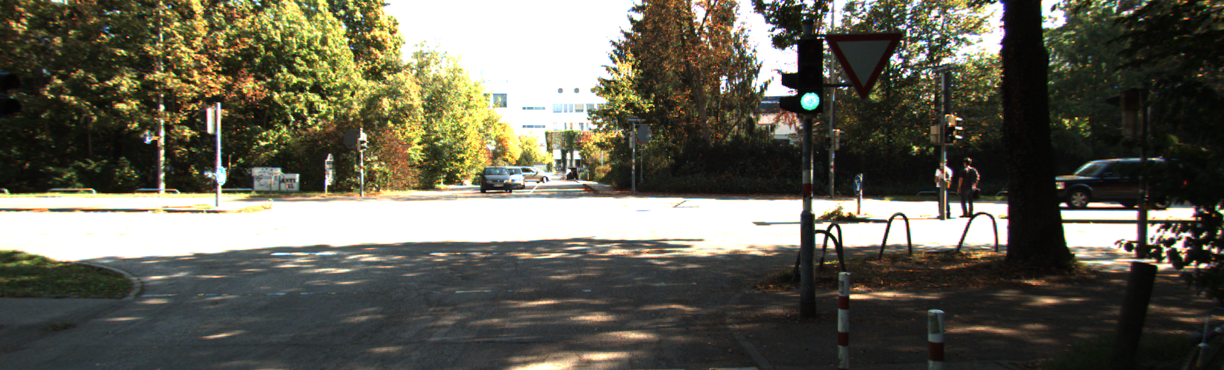
#> input picture Project2/Histogram/dataset/0000000000.png, 1224 x 370 px
$ python -i fftfunc.py   (imports and definitions only)
#> lines starting #> are read from the running program, lines starting #| are printed output that depends on the picture; after the words box and inside, x2 and y2 are one past the last pixel; in counts of white or black regions, pixels touching at a corner belong together
#> further down, picture is the input picture: shape (370, 1224, 3); mean B, G, R 83.7, 96.9, 98.8
import cv2 as cv
import numpy as np
# from google.colab.patches import cv2_imshow
from matplotlib import pyplot as plt
import math

def fftimg(frame):
    gray = cv.cvtColor(frame , cv.COLOR_BGR2GRAY)
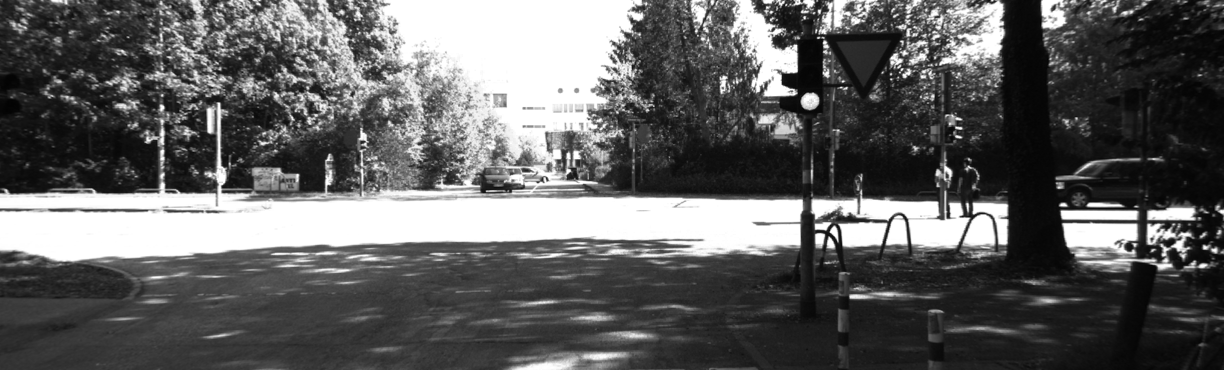
#> gray: shape (370, 1224); min 3, max 255, mean 95.9
    blur = cv.GaussianBlur(gray,(7,7),cv.BORDER_DEFAULT)
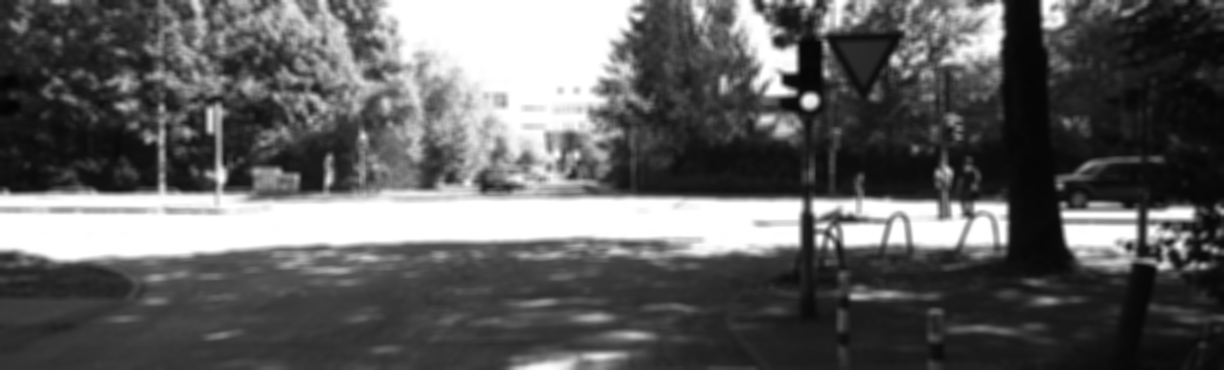
#> blur: shape (370, 1224); min 4, max 255, mean 95.9
    ret,threshed = cv.threshold(blur,150,200,cv.THRESH_BINARY)
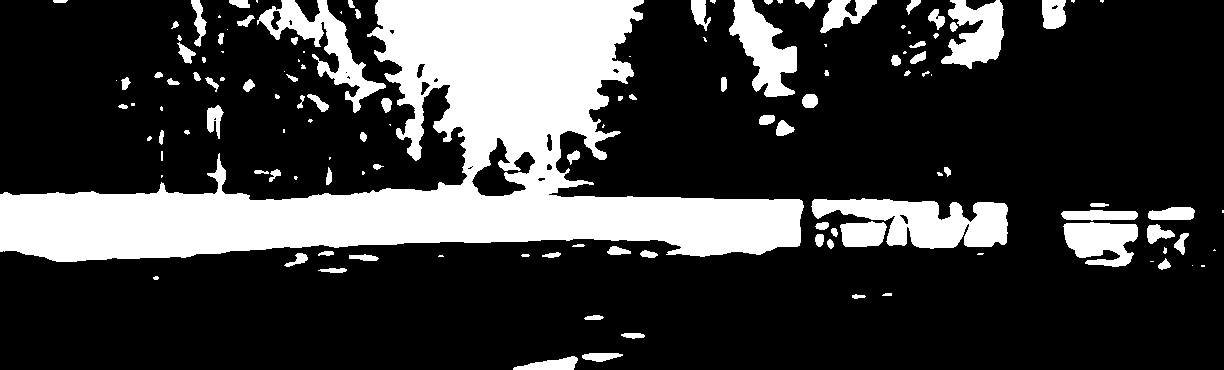
#> threshed: shape (370, 1224); values 0 (black) and 200 (white), 23.8% white; 131 white regions (44 under 20 px), largest, box (x1, y1, x2, y2) and area: (0, 0, 804, 262) 78036, (811, 198, 1008, 249) 5985, (257, 0, 386, 113) 3731

    dft = cv.dft(np.float32(threshed), flags=cv.DFT_COMPLEX_OUTPUT)
    dft_shift = np.fft.fftshift(dft)

    mag_spec = 20 * np.log(cv.magnitude(dft_shift[:, :, 0], dft_shift[:, :, 1]))
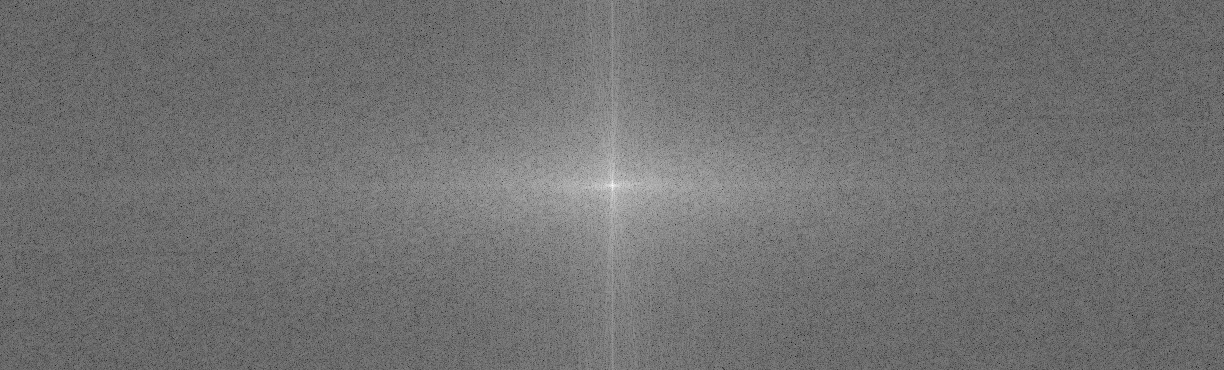
#> mag_spec: shape (370, 1224) float32; min 55.8, max 337.7, mean 180.8; drawn with min black and max white

    rows, cols = threshed.shape
#> rows = 370; cols = 1224
    crow, ccol = int(rows / 2), int(cols / 2)
#> crow = 185; ccol = 612

    mask = np.ones((rows, cols, 2), np.uint8)
    r = 80
    center = [crow, ccol]
#> center = [185, 612]
    x, y = np.ogrid[:rows, :cols]
#> x = 370 values from 0 to 369
    mask_area = (x - center[0]) ** 2 + (y - center[1]) ** 2 <= r*r
    mask[mask_area] = 0

    fshift = dft_shift * mask
    maskmag = 2000 * np.log(cv.magnitude(fshift[:, :, 0], fshift[:, :, 1]))
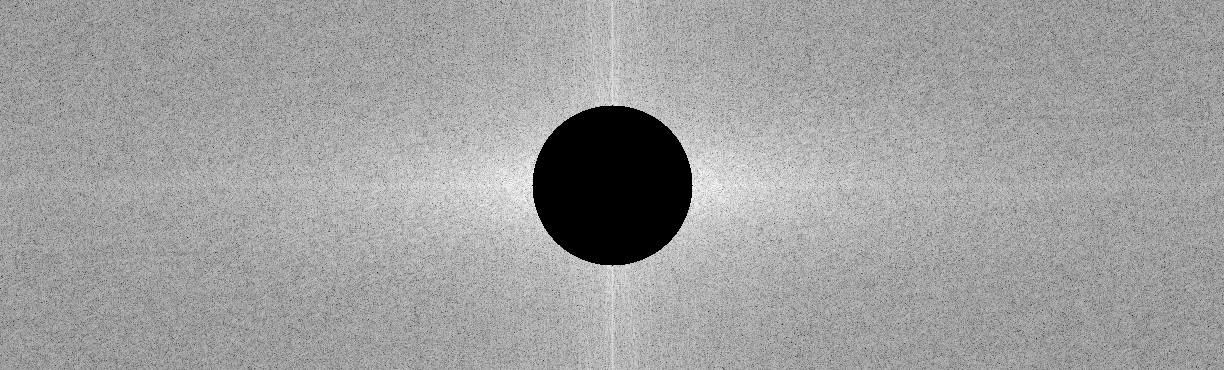
#> maskmag: shape (370, 1224) float32; 4.43% of the values are NaN or infinite; the others: min 5580.3, max 24479.7, mean 17897.1; drawn with min black, max white, NaN and infinite black
    fishift = np.fft.ifftshift(fshift)
    img_back = cv.idft(fishift)
    img_back = cv.magnitude(img_back[:, :, 0], img_back[:, :, 1])
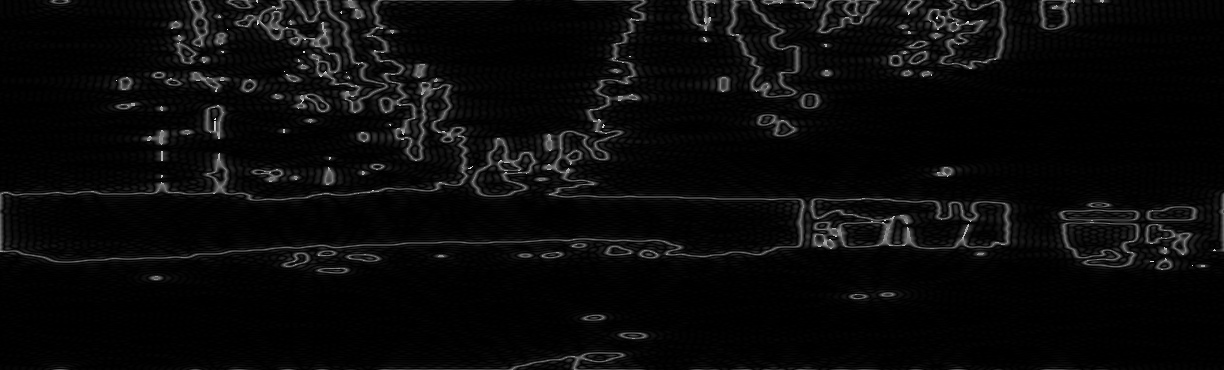
#> img_back: shape (370, 1224) float32; min 9.72, max 100511328, mean 4174189; drawn with min black and max white
    return img_back, gray,threshed, mag_spec, maskmag

>>> import cv2
>>> picture = cv2.imread('../Project2/Histogram/dataset/0000000000.png')
>>> result = fftimg(picture)
#> result = 5 items
